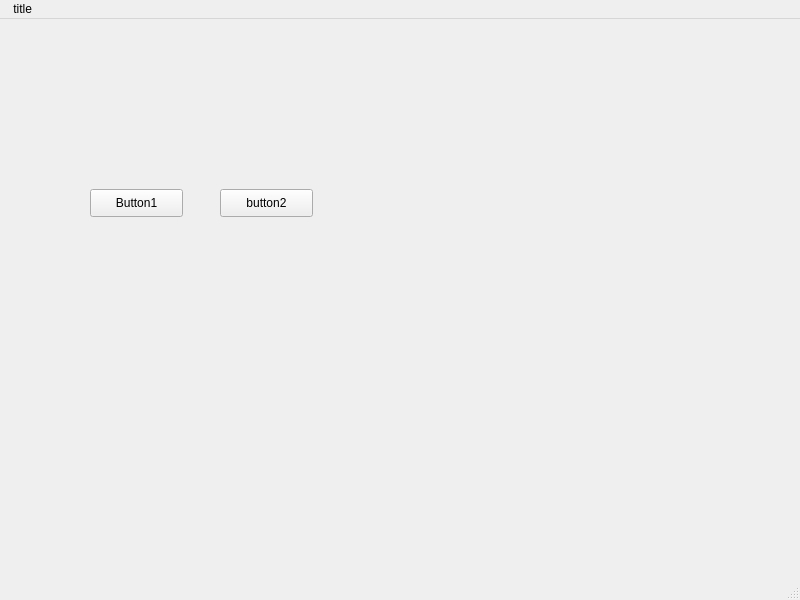
<?xml version="1.0" encoding="UTF-8"?>
<ui version="4.0">
 <class>MainWindow</class>
 <widget class="QMainWindow" name="MainWindow">
  <property name="geometry">
   <rect>
    <x>0</x>
    <y>0</y>
    <width>800</width>
    <height>600</height>
   </rect>
  </property>
  <property name="windowTitle">
   <string>MainWindow</string>
  </property>
  <widget class="QWidget" name="centralwidget">
   <widget class="QPushButton" name="pushButton">
    <property name="geometry">
     <rect>
      <x>90</x>
      <y>170</y>
      <width>93</width>
      <height>28</height>
     </rect>
    </property>
    <property name="text">
     <string>Button1</string>
    </property>
   </widget>
   <widget class="QPushButton" name="pushButton_2">
    <property name="geometry">
     <rect>
      <x>220</x>
      <y>170</y>
      <width>93</width>
      <height>28</height>
     </rect>
    </property>
    <property name="text">
     <string>button2</string>
    </property>
   </widget>
  </widget>
  <widget class="QMenuBar" name="menubar">
   <property name="geometry">
    <rect>
     <x>0</x>
     <y>0</y>
     <width>800</width>
     <height>26</height>
    </rect>
   </property>
   <widget class="QMenu" name="menu_title">
    <property name="title">
     <string> title</string>
    </property>
   </widget>
   <addaction name="menu_title"/>
  </widget>
  <widget class="QStatusBar" name="statusbar"/>
 </widget>
 <resources/>
 <connections/>
</ui>
